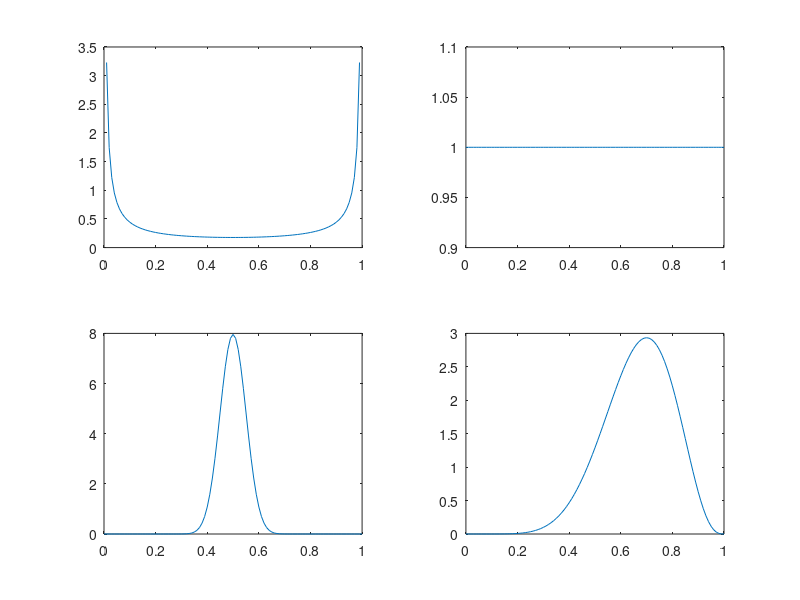

MATLAB code to generate this figure:
clear
close all
x=[0:0.01:1];

subplot (2, 2, 1)
plot(x, betapdf(x, 0.1,0.1));
subplot (2, 2, 2)
plot(x, betapdf(x, 1,1));
subplot (2, 2, 3)
plot(x, betapdf(x, 50,50));
subplot (2, 2, 4)
plot(x, betapdf(x, 8,4));
